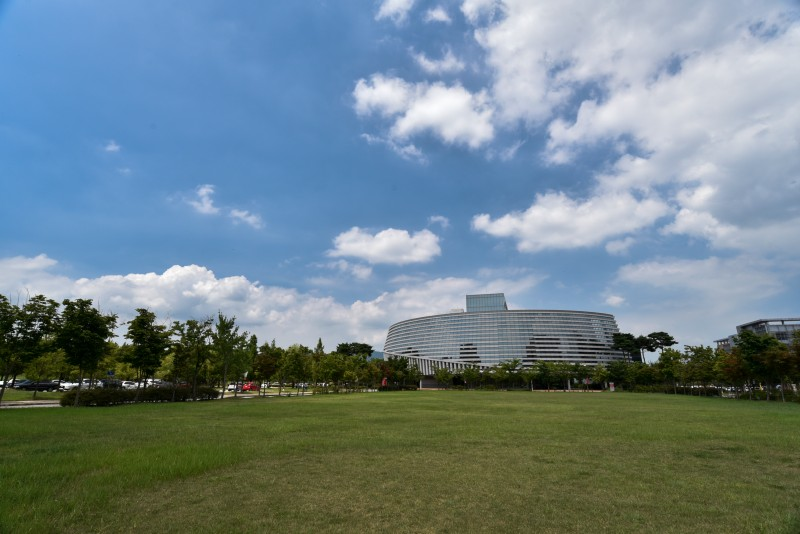
#> input picture background_0.jpg, 800 x 534 px, found by its file name
$ python style_transfer.py
#> lines starting #> are read from the running program, lines starting #| are printed output that depends on the picture
from PIL import Image, ImageDraw
import matplotlib.pyplot as plt
import numpy as np
import random
import math

# 격자 형태로 점묘화 생성
def create_pointillism_effect(image_path, dot_size=5, spacing=5):
    # 이미지를 로드하고 RGB로 변환
#> called with dot_size = 2, spacing = 3
    image = Image.open(image_path).convert('RGB')
#> image is the input picture: PIL image 800x534 RGB; mean R, G, B 110.7, 130.6, 137.6

    # 출력 이미지 준비
    output_image = Image.new('RGB', image.size, color='white')
#> output_image: PIL image 800x534 RGB; every value is 255
    draw = ImageDraw.Draw(output_image)

    # 이미지 크기에 따라 각 픽셀을 점으로 변환
    width, height = image.size
#> width = 800; height = 534
    for y in range(0, height, spacing):
        for x in range(0, width, spacing):
            # 픽셀 색상값 추출
            r, g, b = image.getpixel((x, y))

            # 원 그리기 (픽셀의 색상으로 채움)
            draw.ellipse((x - dot_size // 2, y - dot_size // 2, x + dot_size // 2, y + dot_size // 2), fill=(r, g, b))

    return output_image

# 완전 랜덤하게 샘플링 후 점묘화 생성
# [26 lines left out: functions create_random_pointillism_effect_1, create_grid, not called in this run]

def get_grid_cell(x, y, cell_size):
    return (x // cell_size, y // cell_size)

# [45 lines left out: functions is_far_enough, create_random_pointillism_effect, not called in this run]

if __name__ == "__main__":
    # 이미지 경로 지정 및 함수 실행
    image_path = '/home/kimyirum/Immersive-Experience-Design/images/background_0.jpg'
    output_image = create_pointillism_effect(image_path, dot_size=2, spacing=3)
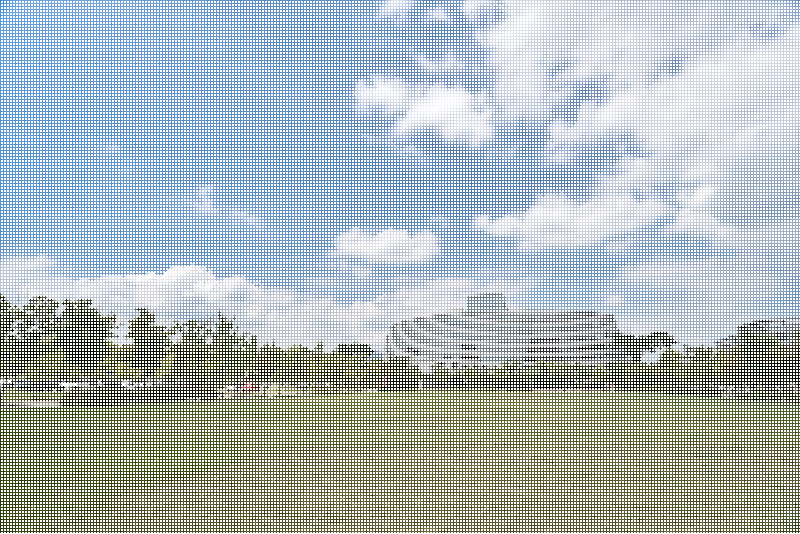
#> output_image: PIL image 800x534 RGB; mean R, G, B 174.9, 186, 189.9
    # output_image = create_random_pointillism_effect(image_path, dot_count=30000, dot_size=2, min_distance=3)


    # 결과 이미지 출력
    plt.imshow(output_image)
    plt.axis('off')  # 축 없애기
    plt.show()
